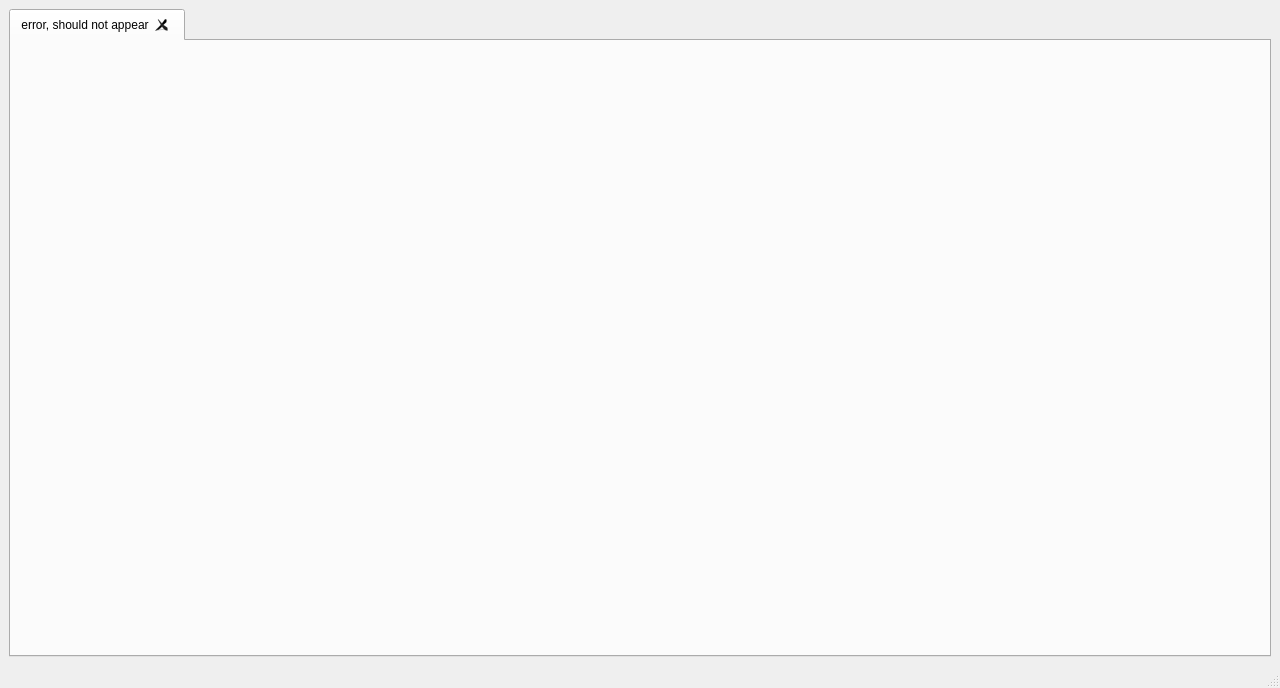
<?xml version="1.0" encoding="UTF-8"?>
<ui version="4.0">
  <class>cap</class>
  <widget class="QMainWindow" name="cap">
    <property name="geometry">
      <rect>
        <x>0</x>
        <y>0</y>
        <width>1280</width>
        <height>688</height>
      </rect>
    </property>
    <property name="sizePolicy">
      <sizepolicy hsizetype="Expanding" vsizetype="Expanding">
        <horstretch>0</horstretch>
        <verstretch>0</verstretch>
      </sizepolicy>
    </property>
    <property name="windowTitle">
      <string>MainWindow</string>
    </property>
    <widget class="QWidget" name="centralWidget">
      <layout class="QGridLayout" name="gridLayout">
        <item row="0" column="0">
          <widget class="QTabWidget" name="analyses">
            <property name="sizePolicy">
              <sizepolicy hsizetype="Expanding" vsizetype="Expanding">
                <horstretch>255</horstretch>
                <verstretch>255</verstretch>
              </sizepolicy>
            </property>
            <property name="tabsClosable">
              <bool>true</bool>
            </property>
            <widget class="QWidget" name="analysis">
              <property name="sizePolicy">
                <sizepolicy hsizetype="Expanding" vsizetype="Expanding">
                  <horstretch>255</horstretch>
                  <verstretch>255</verstretch>
                </sizepolicy>
              </property>
              <attribute name="title">
                <string>error, should not appear</string>
              </attribute>
              <attribute name="toolTip">
                <string>current tab tool tip</string>
              </attribute>
              <attribute name="whatsThis">
                <string>current tab what's this</string>
              </attribute>
              <layout class="QGridLayout" name="gridLayout_2">
                <property name="leftMargin">
                  <number>0</number>
                </property>
                <property name="topMargin">
                  <number>0</number>
                </property>
                <property name="rightMargin">
                  <number>0</number>
                </property>
                <property name="bottomMargin">
                  <number>0</number>
                </property>
                <property name="spacing">
                  <number>0</number>
                </property>
                <item row="0" column="0">
                  <widget class="QStackedWidget" name="workItemProcess">
                    <property name="currentIndex">
                      <number>3</number>
                    </property>
                    <widget class="workItem" name="select"/>
                    <widget class="seriesSurvey" name="survey"/>
                    <widget class="patientAnalyze" name="analyze"/>
                    <widget class="targetDefine" name="define"/>
                    <widget class="patientReport" name="report"/>
                  </widget>
                </item>
              </layout>
            </widget>
          </widget>
        </item>
      </layout>
    </widget>
    <widget class="QMenuBar" name="menubar">
      <property name="geometry">
        <rect>
          <x>0</x>
          <y>0</y>
          <width>1280</width>
          <height>22</height>
        </rect>
      </property>
    </widget>
    <widget class="QStatusBar" name="statusbar"/>
  </widget>
  <customwidgets>
    <customwidget>
      <class>patientAnalyze</class>
      <extends>QWidget</extends>
      <header>patientAnalyze.h</header>
      <container>1</container>
    </customwidget>
    <customwidget>
      <class>patientReport</class>
      <extends>QWidget</extends>
      <header>patientReport.h</header>
      <container>1</container>
    </customwidget>
    <customwidget>
      <class>workItem</class>
      <extends>QWidget</extends>
      <header>workItem.h</header>
      <container>1</container>
    </customwidget>
    <customwidget>
      <class>targetDefine</class>
      <extends>QWidget</extends>
      <header>targetDefine.h</header>
      <container>1</container>
    </customwidget>
    <customwidget>
      <class>seriesSurvey</class>
      <extends>QWidget</extends>
      <header>seriesSurvey.h</header>
      <container>1</container>
    </customwidget>
  </customwidgets>
  <resources/>
  <connections/>
</ui>
